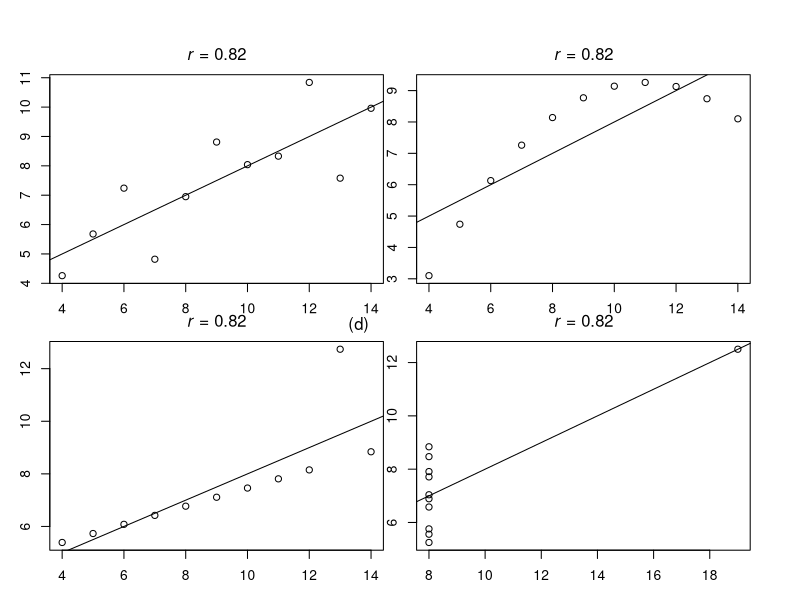

The R source for this figure:
## ---- chunk 1
options(htmltools.dir.version = FALSE)
## ---- chunk 2
data(anscombe)
anscombe
## ---- chunk 3
# Media
print(sapply(1:8, function(x) mean(anscombe[ , x])), digits = 2)

# Varianza
print(sapply(1:8, function(x) var(anscombe[ , x])), digits = 2)

# Correlación
print(sapply(1:4, function(x)
  cor(anscombe[ , x], anscombe[ , x+4])), digits = 2)
## ---- chunk 4
lm(x1 ~ y1, anscombe)
lm(x2 ~ y2, anscombe)
## ---- chunk 5
lm(x3 ~ y3, anscombe)
lm(x4 ~ y4, anscombe)
## ---- chunk 6
# op <- par(mfrow=c(1,4), mar = c(0,0,2,3), oma = c(5, 4.2, 0, 0))
op <- par(mfrow = c(2, 2), mar = c(1, 1, 2.5, 1), oma = c(2, 2, 2, 2))
with(anscombe, plot(x1, y1, xlab = "", ylab = "", main = bquote(paste(italic(r),
" = ",.(round(cor(x1, y1),2)))))); abline(3,0.5) 
with(anscombe, plot(x2, y2, xlab = "", ylab = "",, main = bquote(paste(italic(r),
" = ",.(round(cor(x2, y2),2)))))); abline(3,0.5) 
with(anscombe, plot(x3, y3, xlab = "", ylab = "",, main = bquote(paste(italic(r),
" = ",.(round(cor(x3, y3),2)))))); abline(3,0.5) 
with(anscombe, plot(x4, y4, xlab = "", ylab = "",, main = bquote(paste(italic(r),
" = ",.(round(cor(x4, y4),2)))))); abline(3,0.5) 
mtext(expression(italic(y[1])),side=1, outer = TRUE, line = 3)
mtext(expression(italic(y[2])),side=2, outer = TRUE, line = 2.6)
mtext("(a)",side=3, at = -42, line = .5)
mtext("(b)",side=3, at = -26, line = .5)
mtext("(c)",side=3, at = -10.3, line = .5)
mtext("(d)",side=3, at = 5.5, line = .5)
par(op)
## ---- chunk 7
for (i in 1:13) {
  cat("---\n\n")
  cat(paste0("![](img/geostat-isaaks-", sprintf("%02d", i), ".jpg)\n\n"))
}
